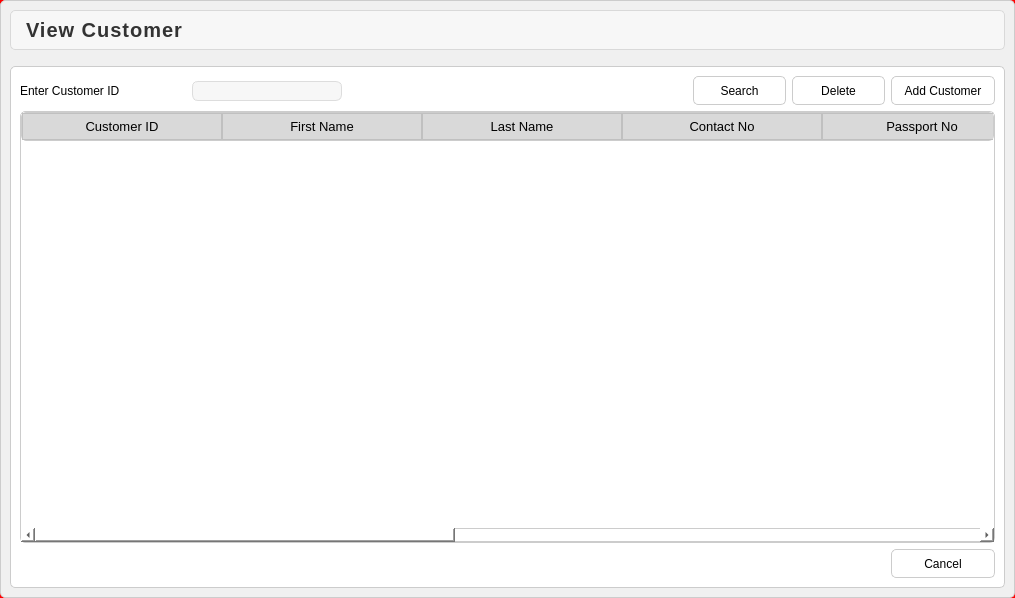
<?xml version="1.0" encoding="UTF-8"?>
<ui version="4.0">
 <class>ViewCustomer</class>
 <widget class="QWidget" name="ViewCustomer">
  <property name="geometry">
   <rect>
    <x>0</x>
    <y>0</y>
    <width>1015</width>
    <height>598</height>
   </rect>
  </property>
  <property name="windowTitle">
   <string>Form</string>
  </property>
  <property name="styleSheet">
   <string notr="true">background-color: rgb(255, 0, 0);</string>
  </property>
  <layout class="QHBoxLayout" name="horizontalLayout">
   <property name="leftMargin">
    <number>0</number>
   </property>
   <property name="topMargin">
    <number>0</number>
   </property>
   <property name="rightMargin">
    <number>0</number>
   </property>
   <property name="bottomMargin">
    <number>0</number>
   </property>
   <item>
    <widget class="QFrame" name="frame">
     <property name="styleSheet">
      <string notr="true">background-color: #f0f0f0;
border: 1px solid #ccc;
border-radius: 5px;
background-image: url(:/ing/ViewCustImg.png);
background-repeat: no-repeat;
background-position: center;
</string>
     </property>
     <property name="frameShape">
      <enum>QFrame::StyledPanel</enum>
     </property>
     <property name="frameShadow">
      <enum>QFrame::Raised</enum>
     </property>
     <layout class="QGridLayout" name="gridLayout">
      <item row="1" column="0">
       <widget class="QFrame" name="frame_2">
        <property name="maximumSize">
         <size>
          <width>1154</width>
          <height>554</height>
         </size>
        </property>
        <property name="styleSheet">
         <string notr="true">background:none;
background-color: rgb(255, 255, 255);</string>
        </property>
        <property name="frameShape">
         <enum>QFrame::StyledPanel</enum>
        </property>
        <property name="frameShadow">
         <enum>QFrame::Raised</enum>
        </property>
        <layout class="QGridLayout" name="gridLayout_2">
         <item row="0" column="0">
          <widget class="QLabel" name="label">
           <property name="styleSheet">
            <string notr="true">border:none;
font: 10pt &quot;Segoe UI&quot;;
background:none;
color: rgb(0,0,0);</string>
           </property>
           <property name="text">
            <string>Enter Customer ID</string>
           </property>
          </widget>
         </item>
         <item row="0" column="5">
          <widget class="QPushButton" name="Delete_Customer">
           <property name="minimumSize">
            <size>
             <width>93</width>
             <height>29</height>
            </size>
           </property>
           <property name="maximumSize">
            <size>
             <width>93</width>
             <height>29</height>
            </size>
           </property>
           <property name="styleSheet">
            <string notr="true">QPushButton{
background:none;
}

QPushButton:hover{
	color: rgb(255, 255, 255);
	background-color: rgb(0, 0, 0);
}</string>
           </property>
           <property name="text">
            <string>Delete</string>
           </property>
          </widget>
         </item>
         <item row="0" column="6">
          <widget class="QPushButton" name="Add_Customer">
           <property name="minimumSize">
            <size>
             <width>104</width>
             <height>29</height>
            </size>
           </property>
           <property name="maximumSize">
            <size>
             <width>104</width>
             <height>29</height>
            </size>
           </property>
           <property name="styleSheet">
            <string notr="true">QPushButton{
background:none;
}

QPushButton:hover{
	color: rgb(255, 255, 255);
	background-color: rgb(0, 0, 0);
}</string>
           </property>
           <property name="text">
            <string>Add Customer</string>
           </property>
          </widget>
         </item>
         <item row="1" column="0" colspan="7">
          <widget class="QTableWidget" name="tableWidget">
           <property name="styleSheet">
            <string notr="true">QTableWidget {
    gridline-color: #c0c0c0;
    alternate-background-color: #f0f0f0;
}
QHeaderView::section {
    background-color: #d9d9d9;
    padding: 4px;
    border: 1px solid #c0c0c0;
}
/* Scrollbar background */
QTableWidget QScrollBar:vertical, QTableView QScrollBar:vertical {
    border: none;
    background: #f1f1f1;
    width: 12px;
    margin: 0px 0px 0px 0px;
}

/* Handle */
QTableWidget QScrollBar::handle:vertical, QTableView QScrollBar::handle:vertical {
    background: #888;
    min-height: 20px;
    border-radius: 6px;
}

/* Handle hover */
QTableWidget QScrollBar::handle:vertical:hover, QTableView QScrollBar::handle:vertical:hover {
    background: #555;
}

/* Add button (down arrow) */
QTableWidget QScrollBar::add-line:vertical, QTableView QScrollBar::add-line:vertical {
    border: none;
    background: #f1f1f1;
    height: 0px;
    subcontrol-position: bottom;
    subcontrol-origin: margin;
}

/* Subtract button (up arrow) */
QTableWidget QScrollBar::sub-line:vertical, QTableView QScrollBar::sub-line:vertical {
    border: none;
    background: #f1f1f1;
    height: 0px;
    subcontrol-position: top;
    subcontrol-origin: margin;
}

/* Bottom of the scroll bar */
QTableWidget QScrollBar::add-page:vertical, QTableView QScrollBar::add-page:vertical, 
QTableWidget QScrollBar::sub-page:vertical, QTableView QScrollBar::sub-page:vertical {
    background: none;
}

/* Horizontal scrollbar */
QTableWidget QScrollBar:horizontal, QTableView QScrollBar:horizontal {
    border: none;
    background: #f1f1f1;
    height: 12px;
    margin: 0px 0px 0px 0px;
}

QTableWidget QScrollBar::handle:horizontal, QTableView QScrollBar::handle:horizontal {
    background: #888;
    min-width: 20px;
    border-radius: 6px;
}

QTableWidget QScrollBar::handle:horizontal:hover, QTableView QScrollBar::handle:horizontal:hover {
    background: #555;
}

QTableWidget QScrollBar::add-line:horizontal, QTableView QScrollBar::add-line:horizontal {
    border: none;
    background: #f1f1f1;
    width: 0px;
    subcontrol-position: right;
    subcontrol-origin: margin;
}

QTableWidget QScrollBar::sub-line:horizontal, QTableView QScrollBar::sub-line:horizontal {
    border: none;
    background: #f1f1f1;
    width: 0px;
    subcontrol-position: left;
    subcontrol-origin: margin;
}

QTableWidget QScrollBar::add-page:horizontal, QTableView QScrollBar::add-page:horizontal, 
QTableWidget QScrollBar::sub-page:horizontal, QTableView QScrollBar::sub-page:horizontal {
    background: none;
}
</string>
           </property>
           <attribute name="horizontalHeaderDefaultSectionSize">
            <number>200</number>
           </attribute>
           <column>
            <property name="text">
             <string>Customer ID</string>
            </property>
            <property name="font">
             <font>
              <pointsize>10</pointsize>
             </font>
            </property>
           </column>
           <column>
            <property name="text">
             <string>First Name</string>
            </property>
            <property name="font">
             <font>
              <pointsize>10</pointsize>
             </font>
            </property>
           </column>
           <column>
            <property name="text">
             <string>Last Name</string>
            </property>
            <property name="font">
             <font>
              <pointsize>10</pointsize>
             </font>
            </property>
           </column>
           <column>
            <property name="text">
             <string>Contact No</string>
            </property>
            <property name="font">
             <font>
              <pointsize>10</pointsize>
             </font>
            </property>
           </column>
           <column>
            <property name="text">
             <string>Passport No</string>
            </property>
            <property name="font">
             <font>
              <pointsize>10</pointsize>
             </font>
            </property>
           </column>
           <column>
            <property name="text">
             <string>National ID</string>
            </property>
            <property name="font">
             <font>
              <pointsize>10</pointsize>
             </font>
            </property>
           </column>
           <column>
            <property name="text">
             <string>Address</string>
            </property>
            <property name="font">
             <font>
              <pointsize>10</pointsize>
             </font>
            </property>
           </column>
           <column>
            <property name="text">
             <string>Gender</string>
            </property>
            <property name="font">
             <font>
              <pointsize>10</pointsize>
             </font>
            </property>
           </column>
           <column>
            <property name="text">
             <string>DOB</string>
            </property>
            <property name="font">
             <font>
              <pointsize>10</pointsize>
             </font>
            </property>
           </column>
          </widget>
         </item>
         <item row="0" column="1">
          <widget class="QLineEdit" name="En_CustID">
           <property name="maximumSize">
            <size>
             <width>150</width>
             <height>16777215</height>
            </size>
           </property>
           <property name="styleSheet">
            <string notr="true">background-color: #f7f7f7;
    border: 1px solid #ddd;
    border-radius: 6px;
    padding: 1px;
    margin-top: 1px;
    box-shadow: 0 2px 4px rgba(0, 0, 0, 0.1); 
color: rgb(0, 0, 0);
</string>
           </property>
          </widget>
         </item>
         <item row="0" column="4">
          <widget class="QPushButton" name="Search">
           <property name="minimumSize">
            <size>
             <width>93</width>
             <height>29</height>
            </size>
           </property>
           <property name="maximumSize">
            <size>
             <width>93</width>
             <height>29</height>
            </size>
           </property>
           <property name="styleSheet">
            <string notr="true">QPushButton{
background:none;
}

QPushButton:hover{
	color: rgb(255, 255, 255);
	background-color: rgb(0, 0, 0);
}

QPushButton:clicked {
border : 2px solid;
	border-color: rgb(255, 0, 0);
	color: rgb(255, 0, 0);
	background-color: rgb(0, 0, 0);
}
</string>
           </property>
           <property name="text">
            <string>Search</string>
           </property>
          </widget>
         </item>
         <item row="2" column="6">
          <widget class="QPushButton" name="pushButton">
           <property name="minimumSize">
            <size>
             <width>104</width>
             <height>29</height>
            </size>
           </property>
           <property name="maximumSize">
            <size>
             <width>104</width>
             <height>29</height>
            </size>
           </property>
           <property name="styleSheet">
            <string notr="true">QPushButton{
background:none;
}

QPushButton:hover{
	color: rgb(255, 255, 255);
	background-color: rgb(0, 0, 0);
}</string>
           </property>
           <property name="text">
            <string>Cancel</string>
           </property>
          </widget>
         </item>
        </layout>
       </widget>
      </item>
      <item row="0" column="0">
       <widget class="QLabel" name="label_3">
        <property name="minimumSize">
         <size>
          <width>265</width>
          <height>50</height>
         </size>
        </property>
        <property name="maximumSize">
         <size>
          <width>12000000</width>
          <height>50</height>
         </size>
        </property>
        <property name="styleSheet">
         <string notr="true">QLabel#label_3 {
background:none;
    background-color: #f7f7f7; /* Light grey background */
    color: #333333; /* Dark grey text */
    border: 1px solid #d9d9d9; /* Light grey border */
    border-radius: 5px; /* Rounded corners */
    padding: 5px 10px; /* Padding around the text */
    font-size: 20px; /* Font size appropriate for the label size */
    font-weight: bold; /* Bold text */
    text-align: center; /* Center the text */
    box-shadow: 0 2px 4px rgba(0, 0, 0, 0.1); /* Subtle shadow effect */
    margin-bottom: 10px; /* Space below the label */
    letter-spacing: 1px; /* Spacing between letters */
    height: 30px; /* Explicit height for the label */
}

</string>
        </property>
        <property name="text">
         <string>View Customer</string>
        </property>
       </widget>
      </item>
     </layout>
    </widget>
   </item>
  </layout>
 </widget>
 <resources/>
 <connections/>
</ui>
